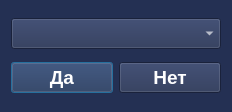
<?xml version="1.0" encoding="UTF-8"?>
<ui version="4.0">
 <class>Dialog</class>
 <widget class="QDialog" name="Dialog">
  <property name="geometry">
   <rect>
    <x>0</x>
    <y>0</y>
    <width>232</width>
    <height>112</height>
   </rect>
  </property>
  <property name="font">
   <font>
    <family>Segoe UI Semibold</family>
    <pointsize>12</pointsize>
    <weight>75</weight>
    <bold>true</bold>
   </font>
  </property>
  <property name="windowTitle">
   <string>Выберите аккаунт</string>
  </property>
  <property name="styleSheet">
   <string notr="true">background-color: rgb(36, 48, 83);
color: rgb(255, 255, 255);</string>
  </property>
  <layout class="QVBoxLayout" name="verticalLayout_2">
   <item>
    <layout class="QGridLayout" name="gridLayout">
     <item row="0" column="0">
      <widget class="QComboBox" name="login_combobox">
       <property name="font">
        <font>
         <pointsize>14</pointsize>
         <weight>75</weight>
         <bold>true</bold>
        </font>
       </property>
       <property name="autoFillBackground">
        <bool>false</bool>
       </property>
      </widget>
     </item>
    </layout>
   </item>
   <item>
    <layout class="QHBoxLayout" name="horizontalLayout">
     <item>
      <widget class="QPushButton" name="yes_button">
       <property name="font">
        <font>
         <pointsize>14</pointsize>
         <weight>75</weight>
         <bold>true</bold>
        </font>
       </property>
       <property name="cursor">
        <cursorShape>PointingHandCursor</cursorShape>
       </property>
       <property name="text">
        <string>Да</string>
       </property>
      </widget>
     </item>
     <item>
      <widget class="QPushButton" name="no_button">
       <property name="font">
        <font>
         <pointsize>14</pointsize>
         <weight>75</weight>
         <bold>true</bold>
        </font>
       </property>
       <property name="text">
        <string>Нет</string>
       </property>
      </widget>
     </item>
    </layout>
   </item>
  </layout>
 </widget>
 <resources/>
 <connections/>
</ui>
